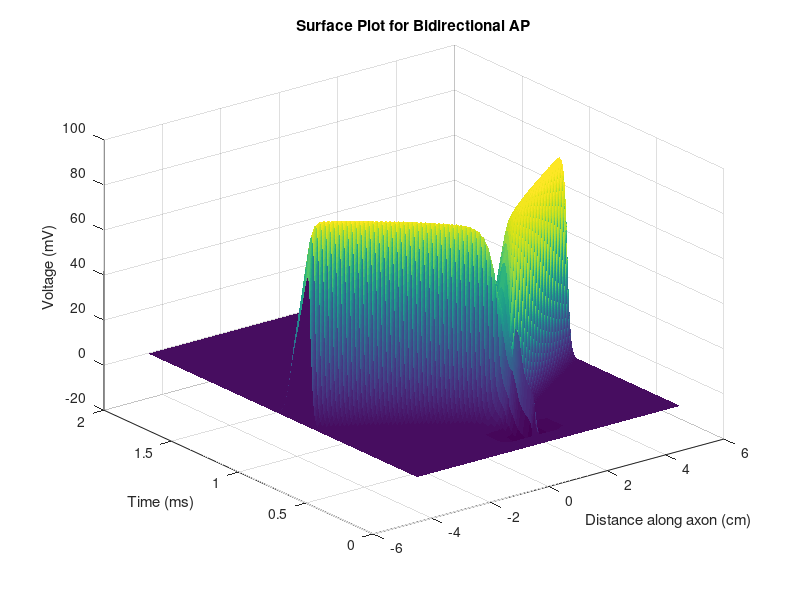

Recreate this plot in MATLAB.
% this does not account for temperature effects
clear all;
close all;
clc;
% Define constants:
dt = 0.001; % the step size for the timestep
t = 0:dt:2; % the total duration of the calculations is 2 ms
% Note: any stimulus should be removed after 1.1 ms
dx = .1; % step size for the distance along the axon.
x = -4.5:dx:4.5; % the vector of slices to be used
% 9cm total, centered around 0
Re = .350;
Ri = .110;
Cm = 2.5;
a = 10E-4;
l = 1E-4;
gNa = 1445;
gL = 128;
Ena = 115;
El = -0.01;

I_Stim = 175; %after min threshold for z = 1mm


Ist = zeros(size(t));
Ist(100:250) = -I_Stim; % 0.15ms cathodic pulse

z = 0.1;
% z = 0.2;
% z = 0.4;
% z = 0.8;

Ve = zeros(length(t), length(x));
for i = 1:length(t)
    for j = 1:length(x)
        Ve(i, j) = (Re * Ist(i)) / (4 * pi * sqrt(x(j)^2+z^2));
    end
end
% Define the matrix for membrane current which will only be used for 1
% timestep (prob 3)
im = zeros(1, length(x));
% Define the matrix for longitudinal axonal current which will only be
% used for 1 timestep (prob 3)
i_longitudinal = zeros(1, length(x));
%Define matrices to hold the membrane potential, m and h
V = zeros(length(t), length(x));
m = zeros(length(t), length(x));
h = zeros(length(t), length(x));
%boolean to keep track of the special plots, so we don't repeat them
should_plot_voltage = 1;
should_plot_voltage2 = 1;
index_half_way_to_end = 68;
%loop through time... at each point in time, consider every point along the
%axon in x with a nested inner loop
for i = 1:length(t)
    % now loop through each section of the
    for j = 2:(length(x) - 1)
        Vm = V(i, j); % define a temp variable to hold this timestep's
        % membrane voltage for the current slice in the axon
        % just to help keep things neat later.
        % define the alpha constants based off the formulas provided in the hw
        alpha_m = (97 + 0.363 * Vm) / (1 + exp((31 - Vm)/5.3));
        beta_m = alpha_m / exp((Vm - 23.8)/4.17);
        beta_h = 15.6 / (1 + exp((24 - Vm)/10));
        alpha_h = beta_h / exp((Vm - 5.5)/5);
        % define the change in m for the current timestep, then udpate the
        % next timestep's m value by adding the change
        dmdt = -(alpha_m + beta_m) * m(i, j) + alpha_m;
        m(i+1, j) = m(i, j) + dmdt * dt;
        % define the change in h for the current timestep, then update the
        % next timestep's h value by adding the change
        dhdt = -(alpha_h + beta_h) * h(i, j) + alpha_h;
        h(i+1, j) = h(i, j) + dhdt * dt;
        % define the change in membrane voltage for the current timestep,
        % then update the next timestep's membrane voltage value by adding
        % the change.
        dVdt = (-gNa * m(i, j)^2 * h(i, j) * (Vm - Ena) - gL * (Vm - El) + ((2 * a * dx) / (4 * Ri * l)) * (((V(i, j-1) - 2 * Vm + V(i, j+1)) / dx^2) + ((Ve(i, j-1) - 2 * Ve(i, j) + Ve(i, j+1)) / dx^2))) / Cm;
        V(i+1, j) = V(i, j) + dVdt * dt;
    end
end
% plot the voltage in both time and x... showing the AP.
figure
surf(x, [0, t], V), title('Surface Plot for Bidirectional AP'), xlabel('Distance along axon (cm)'), ylabel('Time (ms)'), zlabel('Voltage (mV)')
shading flat
rotate3d on

% Make a video of the AP.
% % video = VideoWriter('BidirectionalAP: Z=1mm.mp4');
% % open(video);
% % figure
% % for i = 1:length(t)
% %     plot(x, V(i, :));
% %     axis([-4.5, 4.5, -25, 100]);
% %     title('Bidirectional Action Potential'), xlabel('Distance along axon (cm)'), ylabel('Voltage (mV)');
% %     mov(i) = getframe(gcf);
% %     writeVideo(video, mov(i));
% % end